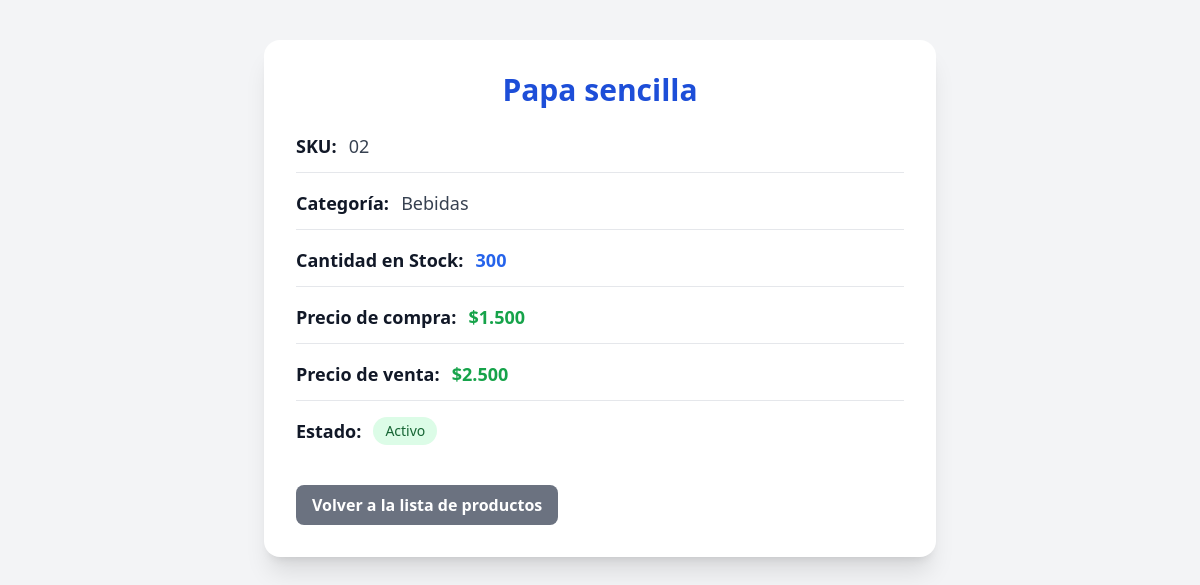
/detalle/7/ (signed in), run on the app's committed database.
### inventario_app/models.py (models this page shows, shortened)
class Producto(models.Model):
    sku = models.CharField(max_length=20, unique=True)
    nombre = models.CharField(max_length=60)
    categoria = models.ForeignKey(Categoria, on_delete=models.CASCADE)
    cantidad = models.PositiveIntegerField(default=0)
    precio_compra = models.DecimalField(
        max_digits=10, decimal_places=0, default=0)
    precio_venta = models.DecimalField(
        max_digits=10, decimal_places=0, default=0)
    activo = models.BooleanField(default=True)
    fecha_creacion = models.DateTimeField(auto_now_add=True)
    fecha_actualizacion = models.DateTimeField(auto_now=True)
    imagen = models.ImageField(upload_to='productos/', null=True, blank=True)

class Categoria(models.Model):
    nombre = models.CharField(max_length=50)
    def __str__(self):
        return str(self.nombre)

### inventario_app/views.py (the view)
# urls.py: path('detalle/<int:pk>/', views.detalle_producto, name='detalle_producto'),
@login_required
@permission_required('inventario_app.view_producto', raise_exception=True)
def detalle_producto(request, pk):
    producto = get_object_or_404(Producto, pk=pk)
    return render(request, 'inventario_app/detalles_producto.html', {'producto': producto})

### inventario_app/templates/inventario_app/detalles_producto.html (shortened to what this page needs)
{% load static humanize %}
<!DOCTYPE html>
<html lang="es">
<head>
    <script src="https://cdn.tailwindcss.com"></script>
</head>
<body class="bg-gray-100 min-h-screen p-10">
    <div class="max-w-2xl mx-auto bg-white p-8 rounded-2xl shadow-xl">
        <h1 class="text-3xl font-bold mb-6 text-center text-blue-700">
            {{ producto.nombre }}
        </h1>
        <div class="space-y-4">
            <p class="border-b pb-3">
                <strong class="text-gray-900 text-lg">SKU:</strong>
                <span class="text-gray-700 ml-2 text-lg">{{ producto.sku }}</span>
            </p>
            <p class="border-b pb-3">
                <strong class="text-gray-900 text-lg">Categoría:</strong>
                <span class="text-gray-700 ml-2 text-lg">{{ producto.categoria }}</span>
            </p>
            <p class="border-b pb-3">
                <strong class="text-gray-900 text-lg">Cantidad en Stock:</strong>
                <span class="text-blue-600 font-bold ml-2 text-lg">{{ producto.cantidad }}</span>
            </p>
            <p class="border-b pb-3">
                <strong class="text-gray-900 text-lg">Precio de compra:</strong>
                <span class="text-green-600 font-bold ml-2 text-lg">${{ producto.precio_compra|intcomma }}</span>
            </p>
            <p class="border-b pb-3">
                <strong class="text-gray-900 text-lg">Precio de venta:</strong>
                <span class="text-green-600 font-bold ml-2 text-lg">${{ producto.precio_venta|intcomma }}</span>
            </p>
            <p class="pb-2 flex items-center gap-3">
                <strong class="text-gray-900 text-lg">Estado:</strong>
                {% if producto.activo %}
                <span class="bg-green-100 text-green-800 text-sm font-medium px-3 py-1 rounded-full">
                    Activo
                </span>
                {% else %}
                <span class="bg-red-100 text-red-800 text-sm font-medium px-3 py-1 rounded-full">
                    Inactivo
                </span>
                {% endif %}
            </p>
        </div>
        <div class="mt-8">
            <a href="{% url 'lista_productos' %}"
                class="inline-block bg-gray-500 hover:bg-gray-600 text-white font-bold py-2 px-4 rounded-lg">
                Volver a la lista de productos
            </a>
        </div>
    </div>
</body>
</html>

### data on the page
Producto: nombre "Papa sencilla", sku "02", categoria "Bebidas", cantidad "300", precio_compra "1.500", precio_venta "2.500"
